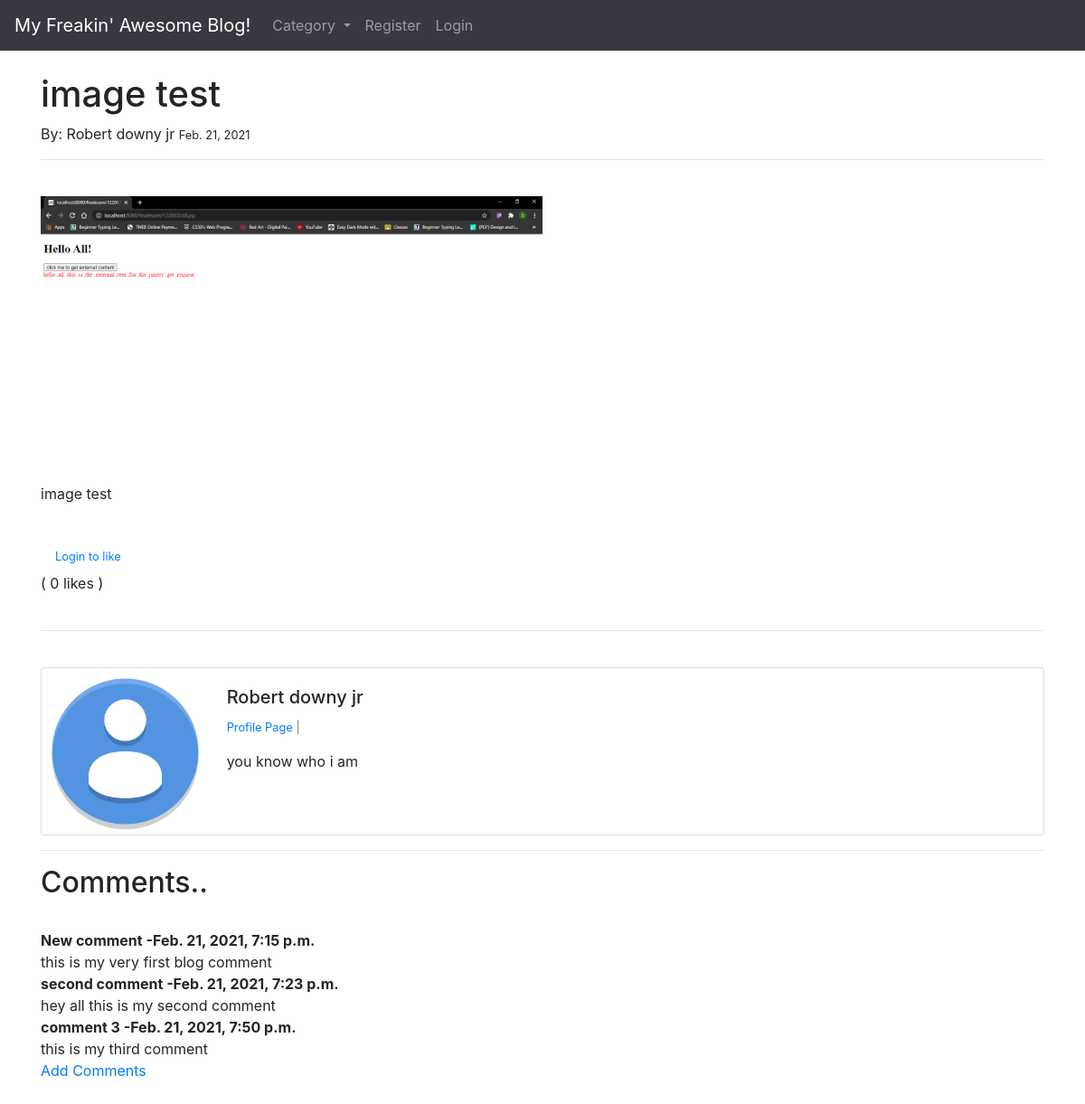
Page /article/3 on the committed database.
### theblog/models.py (models this page shows, shortened)
class post(models.Model):
    title = models.CharField(max_length=255)
    header_image=models.ImageField(null=True,blank=True,upload_to="images/")
    title_tag = models.CharField(max_length=255)
    author=models.ForeignKey(User,on_delete=models.CASCADE)
    body=RichTextField(blank=True,null=True)
    post_date=models.DateField(auto_now_add=True)
    category=models.CharField(max_length=255,default='coding')
    snippet=models.CharField(max_length=255)
    likes=models.ManyToManyField(User,related_name='blog_post')
    def total_likes(self):
        return self.likes.count()

class profile(models.Model):
    user=models.OneToOneField(User,null=True,on_delete=models.CASCADE)
    bio=models.TextField()
    profile_pic=models.ImageField(null=True,blank=True,upload_to="images/profile/")
    website_url = models.CharField(max_length=255,null=True,blank=True)
    facebook_url = models.CharField(max_length=255,null=True,blank=True)
    instagram_url = models.CharField(max_length=255,null=True,blank=True)
    twitter_url = models.CharField(max_length=255,null=True,blank=True)
    linkedIn_url = models.CharField(max_length=255,null=True,blank=True)

class comment(models.Model):
    post=models.ForeignKey(post,related_name="comments",on_delete=models.CASCADE)
    name=models.CharField(max_length=20)
    body=models.TextField()
    date_added=models.DateTimeField(auto_now_add=True)

### theblog/views.py (the view)
# urls.py: path('article/<int:pk>',articledetailview.as_view(), name="article"),
class articledetailview(DetailView):
    model =post
    template_name='article_details.html'
    def get_context_data(self,*args, **kwargs):
        cat_menu=Category.objects.all()
        context=super(articledetailview,self).get_context_data(*args, **kwargs)
        stuff=get_object_or_404(post,id=self.kwargs['pk'])
        total_likes= stuff.total_likes()
        liked=False
        if stuff.likes.filter(id=self.request.user.id).exists():
            liked=True
        context["cat_menu"]=cat_menu
        context["total_likes"]=total_likes
        context["liked"]=liked
        return context

### theblog/models.py (called while the page is built)
    def __str__(self):
        return self.name

### theblog/templates/article_details.html (shortened to what this page needs)
{% extends 'base.html' %}
{% load static %}
{% block content %}
<h1>{{ post.title }} </h1>
By: {{post.author.first_name}}
            {{post.author.last_name}}
        <small>{{post.post_date}}</small>
    <hr>
<br/>
{% if post.header_image %}
    <img src="{{post.header_image.url}}" style="width:50%">
{% endif %}
    <br>
<br>
{{post.body|safe}}
<br/>
<form action="{% url 'likepost' post.pk %}" method="POST">
    {% if user.is_authenticated %}
        {% if liked %}
            <button type="submit" name="post_id", value="{{post.id}}", class="btn btn-danger btn-sm"> Unlike</button>
        {% else %}
            <button type="submit" name="post_id", value="{{post.id}}", class="btn btn-primary btn-sm"> Like</button>
        {% endif %}
    {% else %}
        <small> <a class="nav-link" href="{% url 'login' %}">Login to like</a></small>
    {% endif%}
    ( {{total_likes}} likes )
</form>
<br>
<hr>
<br>
<div class="card mb-3" ">
    <div class="row no-gutters">
      <div class="col-md-2">
        {% if post.author.profile.profile_pic %}
            <img src="{{post.author.profile.profile_pic.url}}" class="card-img" alt="user profile picture">
        {% else %}
            <img src="{% static 'theblog/images/defaultuser.png' %}" class="card-img" alt="user profile picture">
        {% endif %}
    </div>
      <div class="col-md-10">
        <div class="card-body">
          <h5 class="card-title">{{post.author.first_name}} {{post.author.last_name}}
           </h5>
           <p class="small text-muted">
            <a href="{%  url 'showprofilepage' post.author.profile.id %}">Profile Page</a> |
        </p>
        <p class="card-text">{{post.author.profile.bio}}</p>
        </div>
      </div>
    </div>
  </div>
  <hr>
  <h2>Comments..</h2>
  {% if not post.comments.all %}
      No comments yet...  <a href="{% url 'addcomment' post.pk %} ">Add comment</a>
  {% else %}
  <br>
  {% for comment in post.comments.all %}
      <strong>{{comment.name}}
              -{{comment.date_added}}
      </strong>
      <br>
      {{comment.body}}
      <br>
      {% endfor %}
      <a href="{% url 'addcomment' post.pk %} ">Add Comments</a>
  {% endif %}
  <br>
  <br>
  <br>
{% endblock %}

### theblog/templates/base.html (shortened to what this page needs)
<!doctype html>
<html lang="en">
  <head>
    <link rel="stylesheet" href="https://stackpath.bootstrapcdn.com/bootstrap/4.3.1/css/bootstrap.min.css">
  </head>
  <body>
    <nav class="navbar navbar-expand-lg navbar-dark bg-dark">
        <a class="navbar-brand" href="{% url 'home' %}">My Freakin' Awesome Blog!</a>
        <div class="collapse navbar-collapse" id="navbarSupportedContent">
          <ul class="navbar-nav mr-auto">
            {% if cat_menu %}
            <li class="nav-item dropdown">
              <a class="nav-link dropdown-toggle" href="#" id="navbarDropdown" role="button" data-toggle="dropdown" aria-haspopup="true" aria-expanded="false">
                Category
              </a>
            </li>
            {% else %}
            <a class="nav-link" href="{% url 'categorylist' %}">Category</a>
            {% endif %}
            {% if user.is_authenticated %}
              <li class="nav-item">
                <a class="nav-link" href="{% url 'addpost' %}">Add post </a>
              </li>
              <li class="nav-item">
                <a class="nav-link" href="{% url 'addcategory' %}">Add Category </a>
              </li>
            {% else %}
              <li class="nav-item">
                <a class="nav-link" href="{% url 'register' %}">Register</a>
              </li>
              <li class="nav-item">
                <a class="nav-link" href="{% url 'login' %}">Login </a>
              </li>
            {% endif %}
          </ul>
        </div>
      </nav>
      <br/>
      <div class="container">
    {% block content %}
    {% endblock %}
    </div>
  </body>
</html>

### rows in the picture
post: title "image test", author.first_name "Robert", author.last_name "downy jr", post_date "Feb. 21, 2021", header_image (picture), body "image test", author.profile.bio "you know who i am"
comment: name "New comment", date_added "Feb. 21, 2021, 7:15 p.m.", body "this is my very first blog comment"
comment: name "second comment", date_added "Feb. 21, 2021, 7:23 p.m.", body "hey all this is my second comment"
comment: name "comment 3", date_added "Feb. 21, 2021, 7:50 p.m.", body "this is my third comment"

### other values in the picture
{{ total_likes }} "0"
